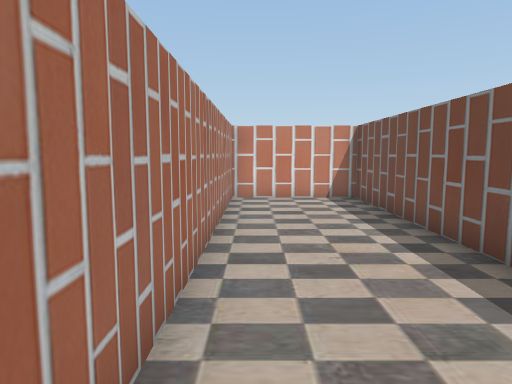
[1] (above)

22 first-person views from a walk through a Unity game level. The camera is 1.5 m above the floor, tilts 6° down and sees 70° across. The floor is counted in squares, 1 m on a side. Each view is taken from the middle of a square. On the plan, view 1 faces up. The plan holds only what a view shows up to about 16 squares ahead; the rest is blank. The player character is not drawn.

[2]
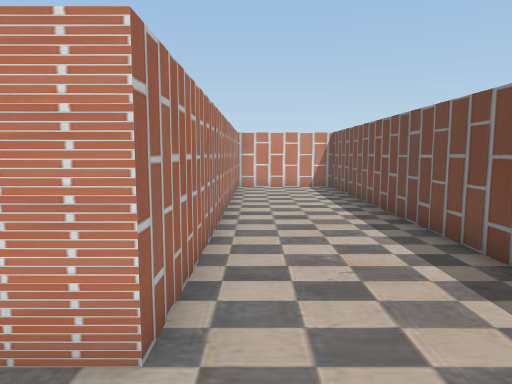

[3]
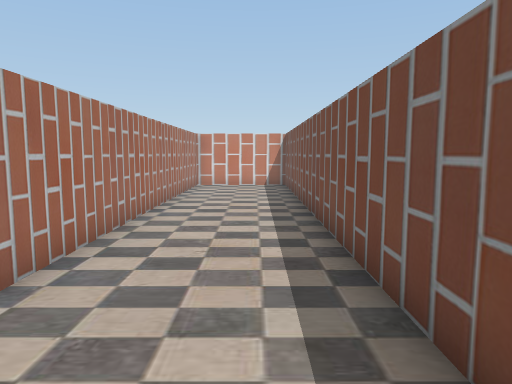

[4]
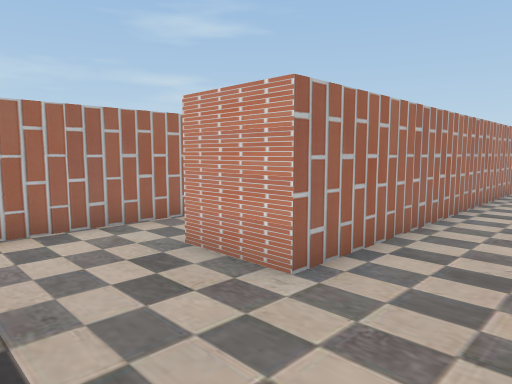

[5]
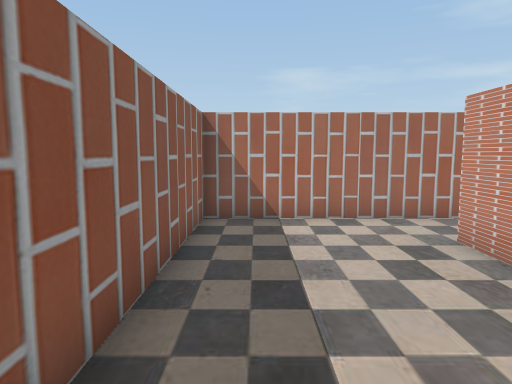

[6]
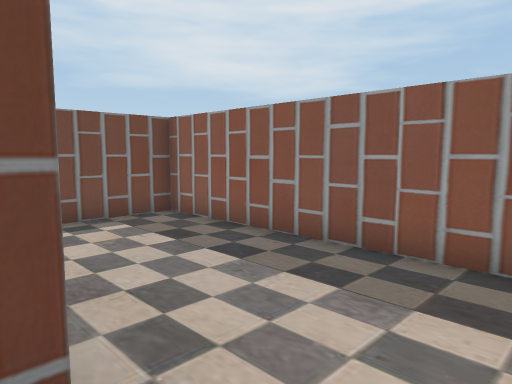

[7]
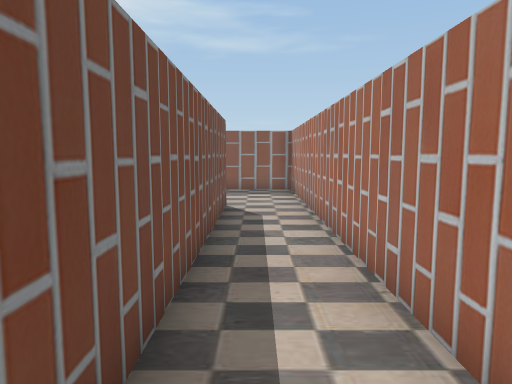

[8]
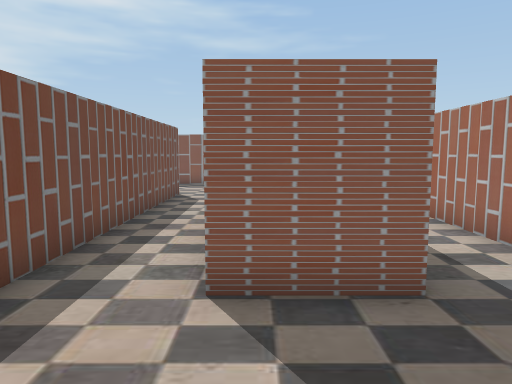

[9]
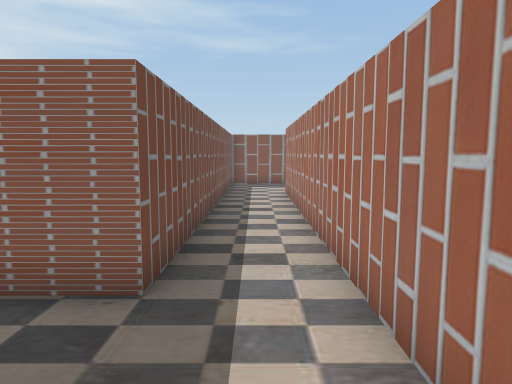

[10]
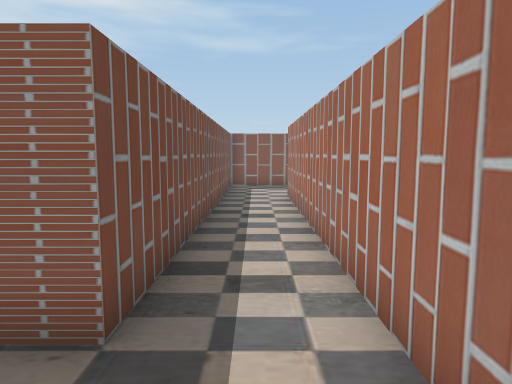

[11]
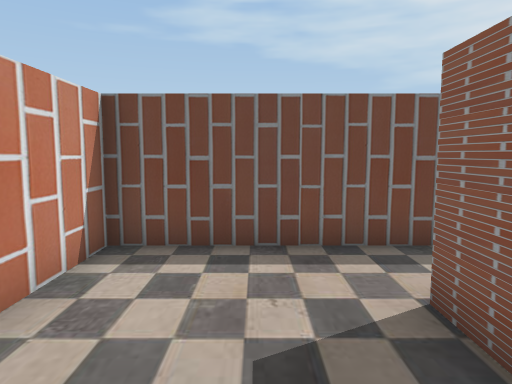

[12]
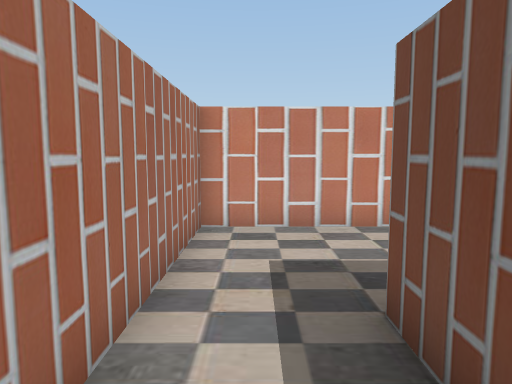

[13]
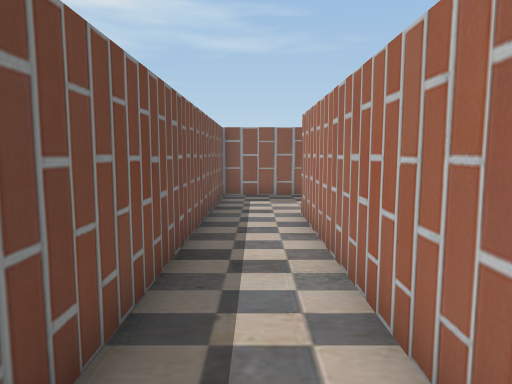

[14]
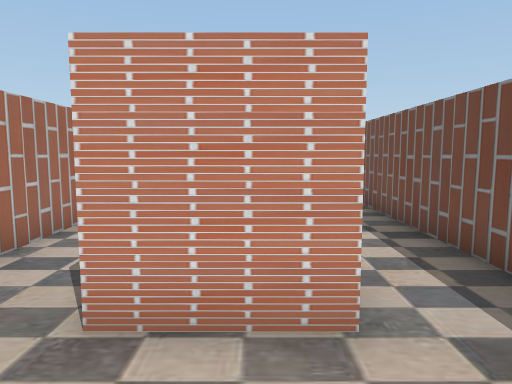

[15]
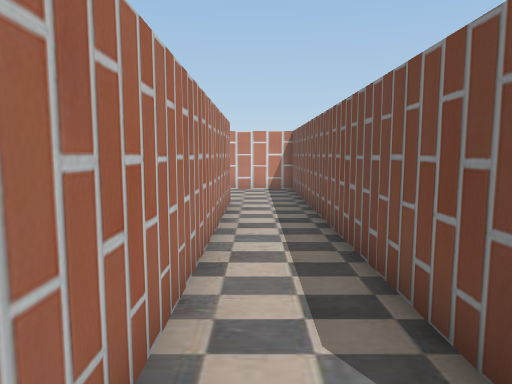

[16]
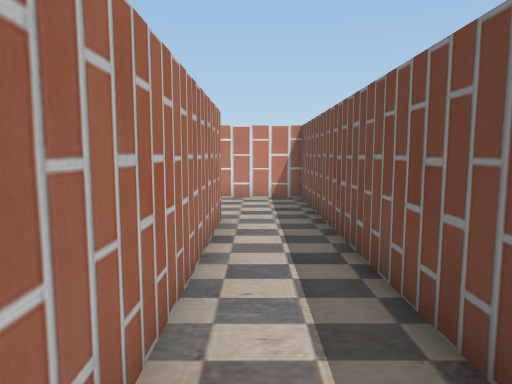

[17]
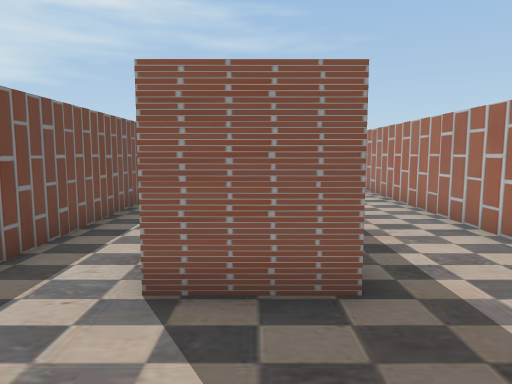

[18]
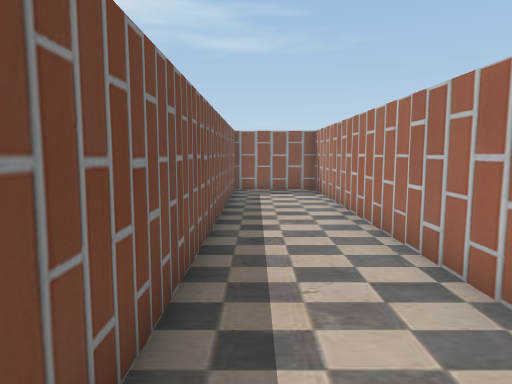

[19]
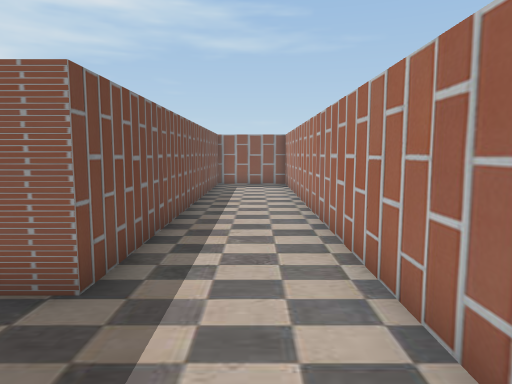

[20]
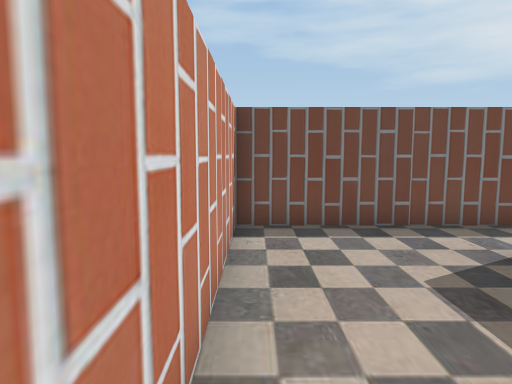

[21]
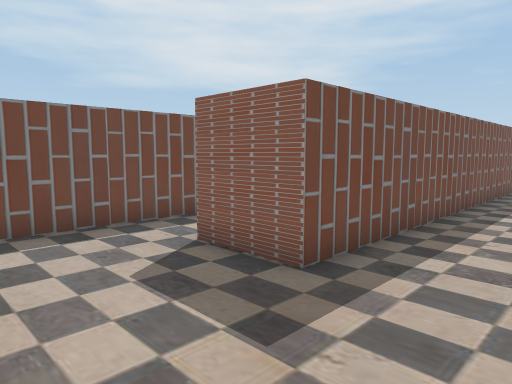

[22]
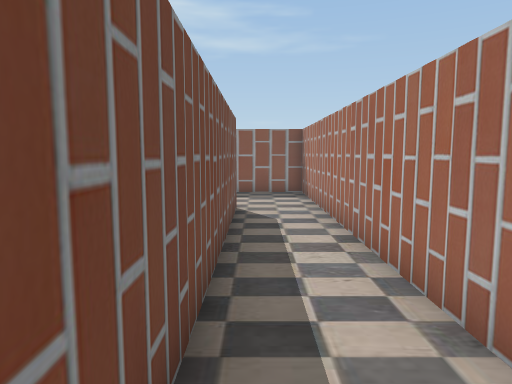

### Floor plan
Points are (right, up) in squares from view 1. A wall is a line through its corners. A room is listed if a view was taken in it or the views show most of it. See-through windows are left out.
Room 1 (views 1, 2, 3, 4, 5)
walls: (-5.5, -2.5) (-5.5, -6.2) (3.4, -6.2) (3.4, 12.4) (-0.8, 12.4) (-0.8, -1.6) (-3.1, -1.6)
ways out: opening at (-4.5, -1.5) to room 2
Room 2 (views 6, 7, 8, 9, 10, 11, 12, 13)
walls: (-5.5, 7) (-5.5, -2.5); (-3.1, -1.6) (-3.1, 12.4) (-10.1, 12.4) (-10.1, -2.1); (-7.8, -2.5) (-7.8, 8.3) (-5.4, 8.3)
ways out: opening at (-4.5, -1.5) to room 1; opening at (-9, -3) to room 3
Room 3 (views 14, 15, 16, 17, 18, 19, 20, 21, 22)
walls: (-20.5, 10) (-20.5, -6.2) (-17.1, -6.2); (-17.1, -5.9) (-17.1, 8.3) (-14.8, 8.3) (-14.8, -6.2) (-12.2, -6.2); (-10.1, -2.1) (-12.5, -2.1) (-12.5, 12.4) (-19.5, 12.4); (-10.8, -6.2) (-7.8, -6.2) (-7.8, -2.5)
ways out: opening at (-9, -3) to room 2

Positions as (right, up) in squares from view 1, and headings:
1: (0, 0), facing up
2: (0, -4), facing up
3: (2, -5), facing up
4: (2, -5), facing up-left
5: (3, -5), facing left
6: (-5, -1), facing down-right
7: (-4, 9), facing down
8: (-6, 12), facing down
9: (-9, 12), facing down
10: (-9, 11), facing down
11: (-9, 10), facing right
12: (-9, 5), facing up
13: (-9, 7), facing down
14: (-11, -5), facing up
15: (-14, -3), facing up
16: (-14, 0), facing up
17: (-16, 12), facing down
18: (-18, 9), facing down
19: (-19, 12), facing down
20: (-20, 12), facing right
21: (-20, 12), facing down-right
22: (-13, 8), facing down
